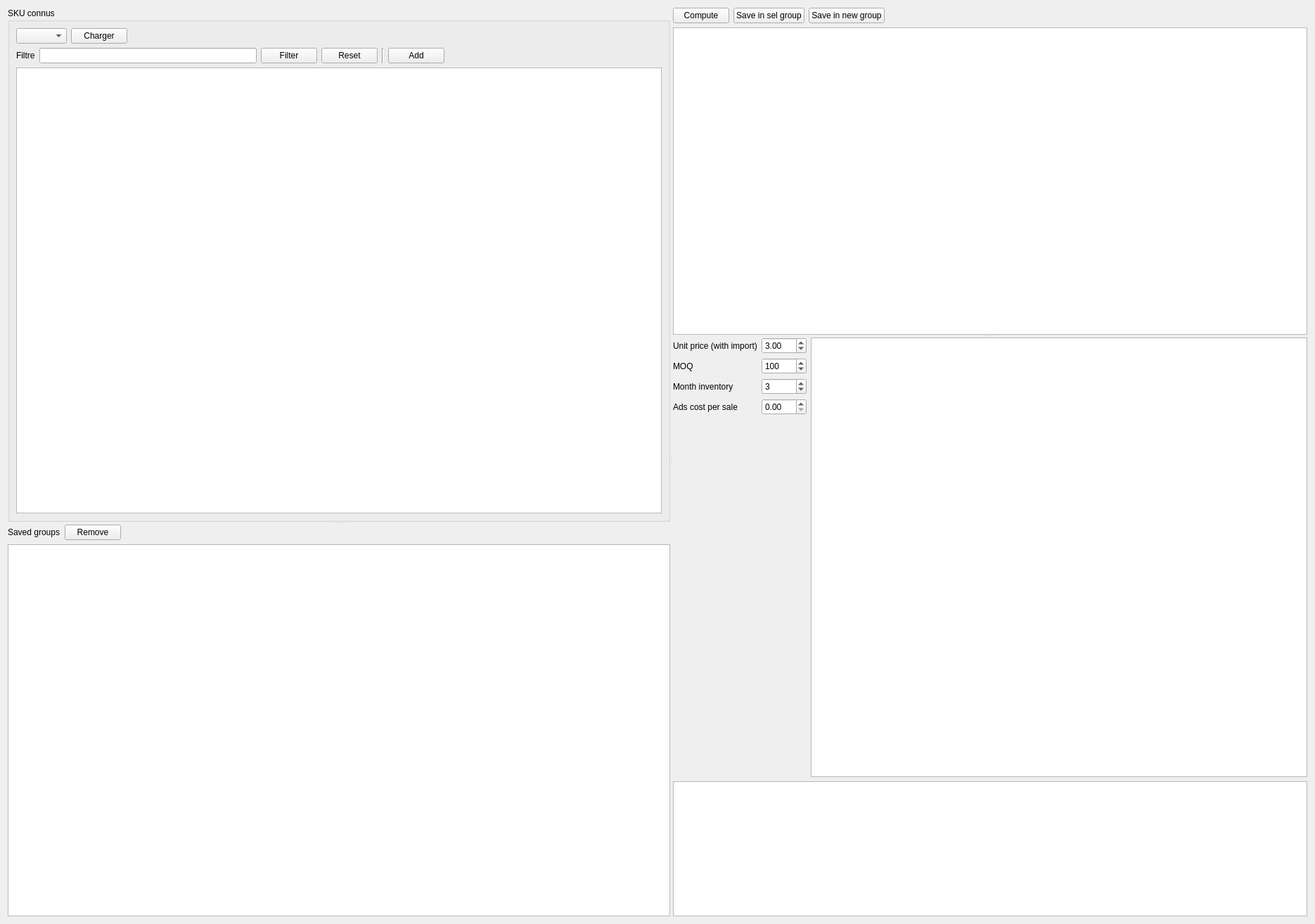
<?xml version="1.0" encoding="UTF-8"?>
<ui version="4.0">
 <class>PaneProfit</class>
 <widget class="QWidget" name="PaneProfit">
  <property name="geometry">
   <rect>
    <x>0</x>
    <y>0</y>
    <width>1870</width>
    <height>1314</height>
   </rect>
  </property>
  <property name="windowTitle">
   <string>Profit</string>
  </property>
  <layout class="QVBoxLayout" name="verticalLayout_5">
   <item>
    <widget class="QSplitter" name="splitter">
     <property name="orientation">
      <enum>Qt::Horizontal</enum>
     </property>
     <widget class="QSplitter" name="splitterVertLeft">
      <property name="orientation">
       <enum>Qt::Vertical</enum>
      </property>
      <widget class="QGroupBox" name="groupBox_2">
       <property name="title">
        <string>SKU connus</string>
       </property>
       <layout class="QVBoxLayout" name="verticalLayout_3">
        <item>
         <layout class="QHBoxLayout" name="horizontalLayout">
          <item>
           <widget class="QComboBox" name="comboBoxYear"/>
          </item>
          <item>
           <widget class="QPushButton" name="buttonLoadYearSkus">
            <property name="text">
             <string>Charger</string>
            </property>
           </widget>
          </item>
          <item>
           <spacer name="horizontalSpacer">
            <property name="orientation">
             <enum>Qt::Horizontal</enum>
            </property>
            <property name="sizeHint" stdset="0">
             <size>
              <width>40</width>
              <height>20</height>
             </size>
            </property>
           </spacer>
          </item>
         </layout>
        </item>
        <item>
         <layout class="QHBoxLayout" name="horizontalLayout_5">
          <item>
           <widget class="QLabel" name="label_2">
            <property name="text">
             <string>Filtre</string>
            </property>
           </widget>
          </item>
          <item>
           <widget class="QLineEdit" name="lineEditFilterSkus"/>
          </item>
          <item>
           <widget class="QPushButton" name="buttonFilter">
            <property name="text">
             <string>Filter</string>
            </property>
           </widget>
          </item>
          <item>
           <widget class="QPushButton" name="buttonFilterReset">
            <property name="text">
             <string>Reset</string>
            </property>
           </widget>
          </item>
          <item>
           <widget class="Line" name="line">
            <property name="orientation">
             <enum>Qt::Vertical</enum>
            </property>
           </widget>
          </item>
          <item>
           <widget class="QPushButton" name="buttonAddSku">
            <property name="text">
             <string>Add</string>
            </property>
           </widget>
          </item>
          <item>
           <spacer name="horizontalSpacer_4">
            <property name="orientation">
             <enum>Qt::Horizontal</enum>
            </property>
            <property name="sizeHint" stdset="0">
             <size>
              <width>40</width>
              <height>20</height>
             </size>
            </property>
           </spacer>
          </item>
         </layout>
        </item>
        <item>
         <widget class="QTableView" name="tableKnownSkus">
          <property name="minimumSize">
           <size>
            <width>150</width>
            <height>0</height>
           </size>
          </property>
          <property name="selectionMode">
           <enum>QAbstractItemView::ExtendedSelection</enum>
          </property>
          <property name="selectionBehavior">
           <enum>QAbstractItemView::SelectRows</enum>
          </property>
          <attribute name="horizontalHeaderDefaultSectionSize">
           <number>200</number>
          </attribute>
          <attribute name="horizontalHeaderStretchLastSection">
           <bool>true</bool>
          </attribute>
         </widget>
        </item>
       </layout>
      </widget>
      <widget class="QWidget" name="">
       <layout class="QVBoxLayout" name="verticalLayout">
        <item>
         <layout class="QHBoxLayout" name="horizontalLayout_3">
          <item>
           <widget class="QLabel" name="label">
            <property name="text">
             <string>Saved groups</string>
            </property>
           </widget>
          </item>
          <item>
           <widget class="QPushButton" name="buttonRemoveSavedGroup">
            <property name="text">
             <string>Remove</string>
            </property>
           </widget>
          </item>
          <item>
           <spacer name="horizontalSpacer_3">
            <property name="orientation">
             <enum>Qt::Horizontal</enum>
            </property>
            <property name="sizeHint" stdset="0">
             <size>
              <width>40</width>
              <height>20</height>
             </size>
            </property>
           </spacer>
          </item>
         </layout>
        </item>
        <item>
         <widget class="QListView" name="listViewGroups"/>
        </item>
       </layout>
      </widget>
     </widget>
     <widget class="QSplitter" name="splitterVertRight">
      <property name="orientation">
       <enum>Qt::Vertical</enum>
      </property>
      <widget class="QWidget" name="">
       <layout class="QVBoxLayout" name="verticalLayout_2">
        <item>
         <layout class="QHBoxLayout" name="horizontalLayout_2">
          <item>
           <widget class="QPushButton" name="buttonCompute">
            <property name="text">
             <string>Compute</string>
            </property>
           </widget>
          </item>
          <item>
           <widget class="QPushButton" name="buttonSaveSelGroup">
            <property name="text">
             <string>Save in sel group</string>
            </property>
           </widget>
          </item>
          <item>
           <widget class="QPushButton" name="buttonSaveNewGroup">
            <property name="text">
             <string>Save in new group</string>
            </property>
           </widget>
          </item>
          <item>
           <spacer name="horizontalSpacer_2">
            <property name="orientation">
             <enum>Qt::Horizontal</enum>
            </property>
            <property name="sizeHint" stdset="0">
             <size>
              <width>40</width>
              <height>20</height>
             </size>
            </property>
           </spacer>
          </item>
         </layout>
        </item>
        <item>
         <widget class="QPlainTextEdit" name="plainTextEditSkus"/>
        </item>
       </layout>
      </widget>
      <widget class="QWidget" name="">
       <layout class="QVBoxLayout" name="verticalLayout_4">
        <item>
         <layout class="QHBoxLayout" name="horizontalLayout_4">
          <item>
           <layout class="QFormLayout" name="formLayout">
            <item row="0" column="0">
             <widget class="QLabel" name="label_3">
              <property name="text">
               <string>Unit price (with import)</string>
              </property>
             </widget>
            </item>
            <item row="0" column="1">
             <widget class="QDoubleSpinBox" name="spinBoxUnitPrice">
              <property name="minimum">
               <double>0.010000000000000</double>
              </property>
              <property name="maximum">
               <double>999.000000000000000</double>
              </property>
              <property name="value">
               <double>3.000000000000000</double>
              </property>
             </widget>
            </item>
            <item row="1" column="0">
             <widget class="QLabel" name="label_4">
              <property name="text">
               <string>MOQ</string>
              </property>
             </widget>
            </item>
            <item row="1" column="1">
             <widget class="QSpinBox" name="spinBoxMOQ">
              <property name="minimum">
               <number>1</number>
              </property>
              <property name="maximum">
               <number>10000</number>
              </property>
              <property name="value">
               <number>100</number>
              </property>
             </widget>
            </item>
            <item row="2" column="0">
             <widget class="QLabel" name="label_5">
              <property name="text">
               <string>Month inventory</string>
              </property>
             </widget>
            </item>
            <item row="2" column="1">
             <widget class="QSpinBox" name="spinBoxMonthInventory">
              <property name="minimum">
               <number>1</number>
              </property>
              <property name="maximum">
               <number>36</number>
              </property>
              <property name="value">
               <number>3</number>
              </property>
             </widget>
            </item>
            <item row="3" column="0">
             <widget class="QLabel" name="label_6">
              <property name="text">
               <string>Ads cost per sale</string>
              </property>
             </widget>
            </item>
            <item row="3" column="1">
             <widget class="QDoubleSpinBox" name="spinBoxAdsCostPerSale">
              <property name="maximum">
               <double>200.000000000000000</double>
              </property>
             </widget>
            </item>
           </layout>
          </item>
          <item>
           <widget class="QTableWidget" name="tableWidgetProfit">
            <property name="sizePolicy">
             <sizepolicy hsizetype="Expanding" vsizetype="Expanding">
              <horstretch>0</horstretch>
              <verstretch>0</verstretch>
             </sizepolicy>
            </property>
           </widget>
          </item>
         </layout>
        </item>
        <item>
         <widget class="QtCharts::QChartView" name="chartView">
          <property name="sizePolicy">
           <sizepolicy hsizetype="Expanding" vsizetype="Maximum">
            <horstretch>0</horstretch>
            <verstretch>4</verstretch>
           </sizepolicy>
          </property>
         </widget>
        </item>
       </layout>
      </widget>
     </widget>
    </widget>
   </item>
  </layout>
 </widget>
 <customwidgets>
  <customwidget>
   <class>QtCharts::QChartView</class>
   <extends>QGraphicsView</extends>
   <header location="global">qchartview.h</header>
  </customwidget>
 </customwidgets>
 <resources/>
 <connections/>
</ui>
